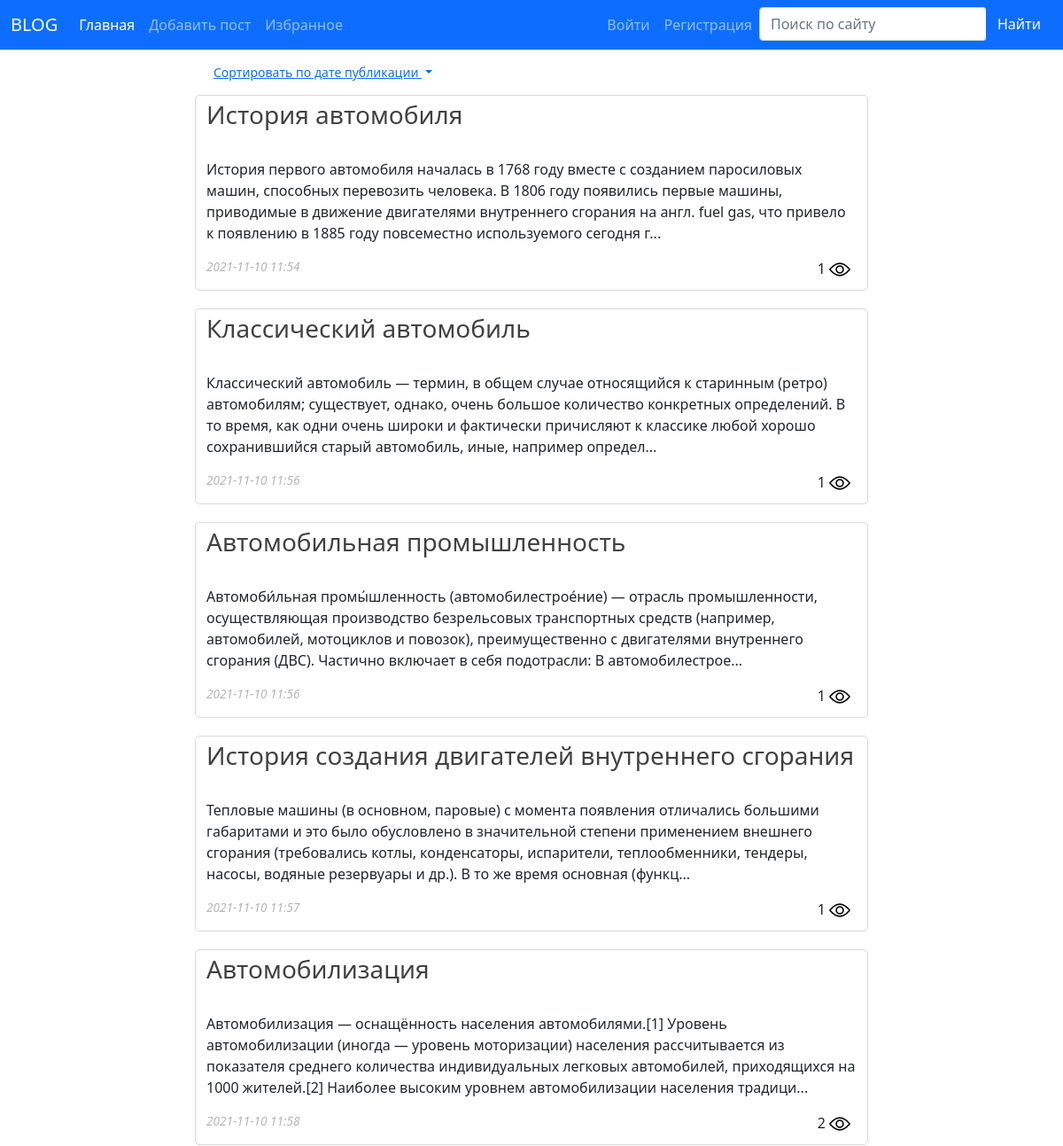
Before: / (upper part) with the older database file.
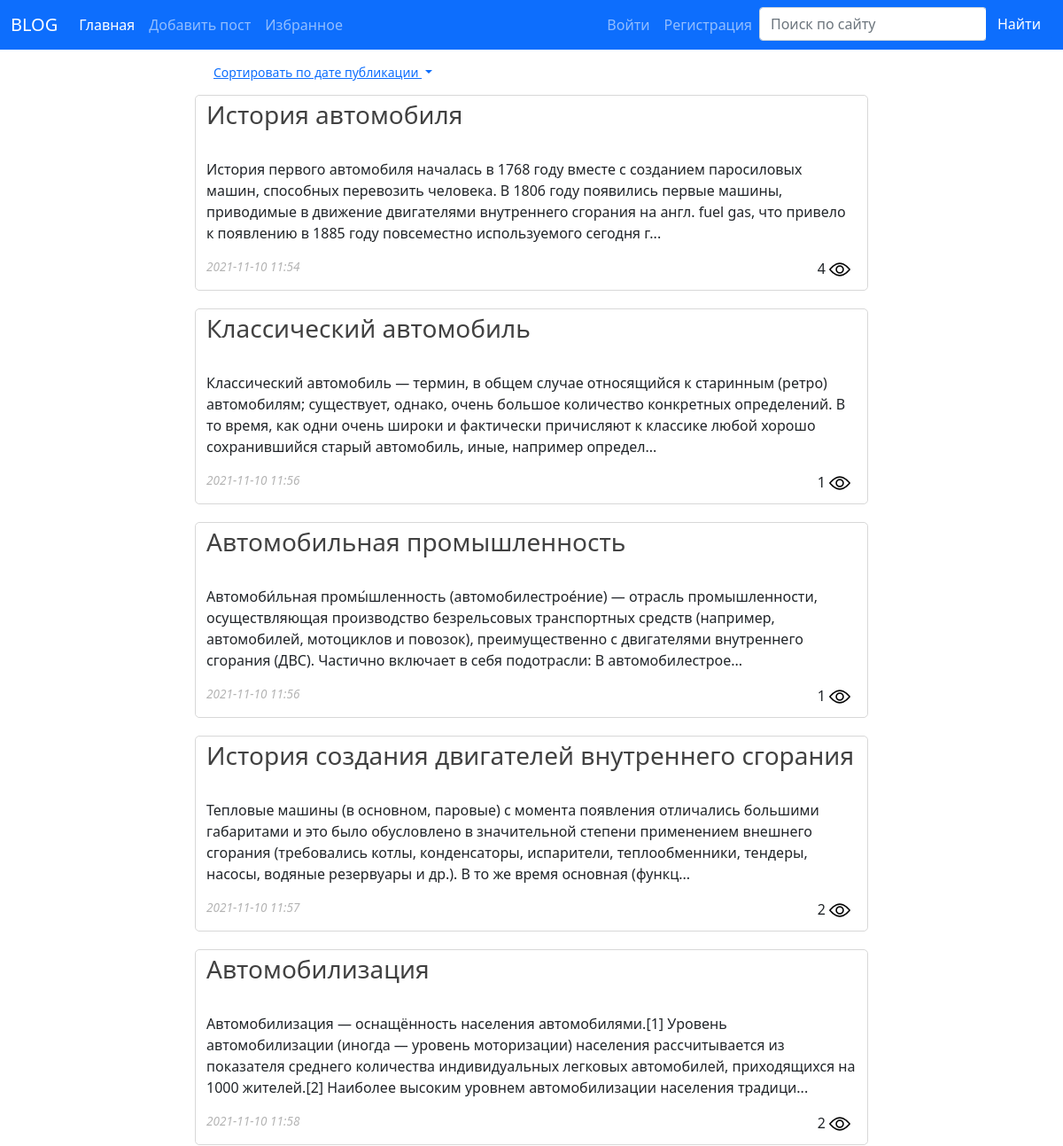
After: the same page with the newer database file.
### models.py (models this page shows, shortened)
class SaveMixin(object):
    pass

class Post(db.Model, SaveMixin):
    id = db.Column(db.Integer(), primary_key=True)
    title = db.Column(db.String(255), nullable=False)
    content = db.Column(db.Text(), nullable=False)
    author = db.Column(db.String(255), nullable=False)
    views = db.Column(db.Integer(), nullable=False, default=0)
    likes = db.Column(db.Integer(), nullable=False, default=0)
    created_on = db.Column(db.DateTime(), default=datetime.utcnow)
    updated_on = db.Column(
        db.DateTime(), default=datetime.utcnow, onupdate=datetime.utcnow)

### app.py (the view)
@app.route('/')
@app.route('/<string:page>')
def main(page=1):
    if request.cookies.get('sort') == 'decrease':
        posts = Post.query.order_by(Post.id.desc()).paginate(int(page), 20)
    else:
        posts = Post.query.paginate(int(page), 20)
    return render_template('main.html',
                           user_status=current_user.status if current_user.is_authenticated else None,
                           posts=posts,
                           autoriz=current_user.is_authenticated,
                           current_user=current_user.user_name if current_user.is_authenticated else None,
                           flag='main', )

### templates/main.html (shortened to what this page needs)
{% extends 'base.html' %}
{% block content %}
<div class='row main_content'>
  <div class="col-12 col-sm-10 col-lg-8 sort">
    <div class="dropdown">
      <button class="btn btn-link btn-sm dropdown-toggle" type="button" id="dropdownMenuButton1" data-bs-toggle="dropdown"
        aria-expanded="false">
        Сортировать по дате публикации
      </button>
        {% if  flag == 'favorites'%}
        {% set slug = 'favorites'%}
        {% elif flag == 'main' %}
        {% set slug = 'main'%}
        {% elif flag == 'search' %}
        {% set slug = 'search'%}
        {% endif %}
    </div>
  </div>
</div>
{% for i in posts.items %}
<div class='row'>
  <div class="col-12 col-sm-10 col-lg-8 post">
    <a class='title_post' href="{{ url_for('post', post_id=i.id) }}">
      <h3>{{ i.title }}</h3>
    </a>
    <br>
    {% if i.content |length > 300 %}
    <p>{{ i.content[:300] }}...</p>
    {% else %}
    <p>{{ i.content }}
      {% endif %}
    <p class='rightimg'>{{ i.views }} <img src="{{url_for('static', filename='/images/img/view.png')}}"></p>
    <p class='created_on'>{{ (i.created_on | string)[:16]}}</p>
  </div>
</div>
{% endfor %}
{% if flag == 'favorites' %}
{% set endpoint = 'favorites_posts' %}
{% elif flag == 'main' %}
{% set endpoint = 'main' %}
{% elif flag == 'search' %}
{% set endpoint = 'find_phrase' %}
{% endif %}
{% endblock %}

### templates/base.html (shortened to what this page needs)
<!DOCTYPE html>
<html lang="ru">
<head>
    <link href="https://cdn.jsdelivr.net/npm/bootstrap@5.1.1/dist/css/bootstrap.min.css" rel="stylesheet"
>
    <link rel="stylesheet" href="{{ url_for('static', filename='css/style.css') }}" type="text/css">
</head>
<body>
    <header class="sticky-top">
        <nav class="navbar navbar-expand-lg navbar-dark bg-primary">
            <div class="container-fluid">
                <a class="navbar-brand" href="{{ url_for('main') }}"><span>BLOG</span> </a>
                <div class="collapse navbar-collapse" id="navbarText">
                    <ul class="navbar-nav me-auto mb-2 mb-lg-0">
                        <li class="nav-item">
                            <a class="nav-link active" aria-current="page" href="{{ url_for('main') }}">Главная</a>
                        </li>
                        {% if autoriz %}
                        {% set link_add_post = url_for('add_post') %}
                        {% set link_favorites = url_for('favorites_posts') %}
                        {% else %}
                        {% set link_add_post = url_for('login') %}
                        {% set link_favorites = url_for('login') %}
                        {% endif %}
                        <li class="nav-item">
                            <a class="nav-link" href="{{ link_add_post }}">Добавить пост</a>
                        </li>
                        <li class="nav-item">
                            <a class="nav-link" href="{{ link_favorites }}">Избранное</a>
                        </li>
                    </ul>
                    <ul class="nav navbar-nav  justify-content-end">
                        {% if not autoriz %}
                        <li class="nav-item justify-content-end">
                            <a class="nav-link" href="{{ url_for('login') }}">Войти</a>
                        </li>
                        <li class="nav-item justify-content-end">
                            <a class="nav-link" href="{{ url_for('register') }}">Регистрация</a>
                        </li>
                        {% endif %}
                        <li class="nav-item justify-content-end">
                            <form method='get' action='/search'>
                                <div class="input-group">
                                    <input type="search" class="form-control rounded" placeholder="Поиск по сайту"
                                        aria-label="Searcha" aria-describedby="search-addon" type="text"
                                        name="search_prase" />
                                    <button type="submit" class="btn btn-primary">Найти</button>
                                </div>
                            </form>
                </div>
            </div>
        </nav>
    </header>
    <div class='container main-content'>
        {% block content %}
        {% endblock %}
    </div>
</body>
</html>

### static/css/style.css (style rules this page uses)
.post { border-radius: 5px; border: 1px solid rgb(216, 216, 216); margin: 10px auto; padding-top: 5px; }
.title_post { color: rgba(0, 0, 0, 0.747); text-decoration: none; }
.rightimg { float: right; margin: 0 7px 0 0; }
.created_on { font-size: 85%; font-style: italic; color: rgb(180, 180, 180); }
.sort { margin: 10px auto 0 auto; }
html { height: 100%; }
body { display: flex; flex-direction: column; height: 100%; }
header { flex: 0 0 auto; }
.main-content { flex: 1 0 auto; }

Changed rows visible on the page:
changed Post "История автомобиля": views "1" → "4"
changed Post "История создания двигателей внутреннего сгорания": views "1" → "2"
